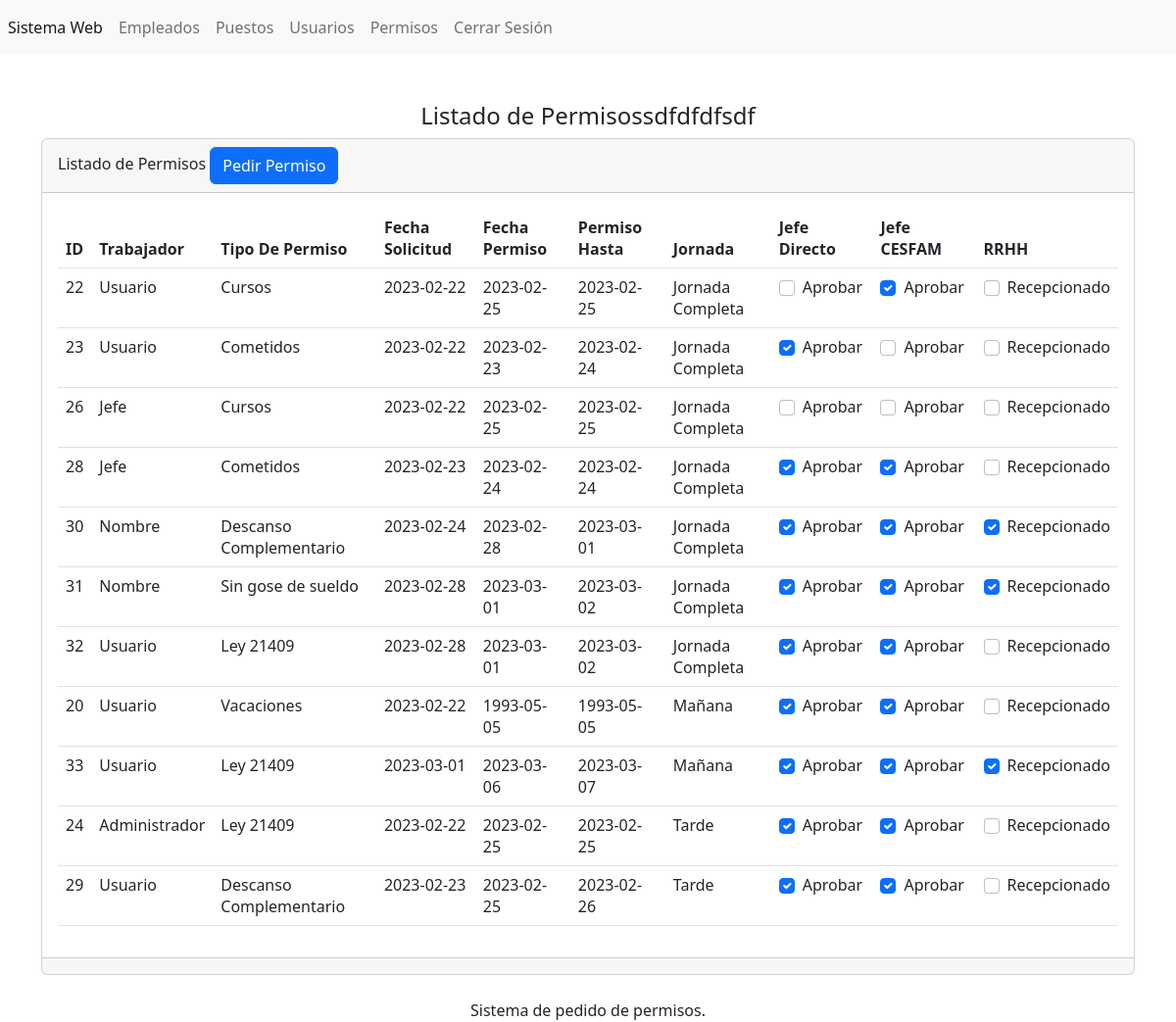
Page /secciones/permisos/index.php (signed in) on the earlier database version.
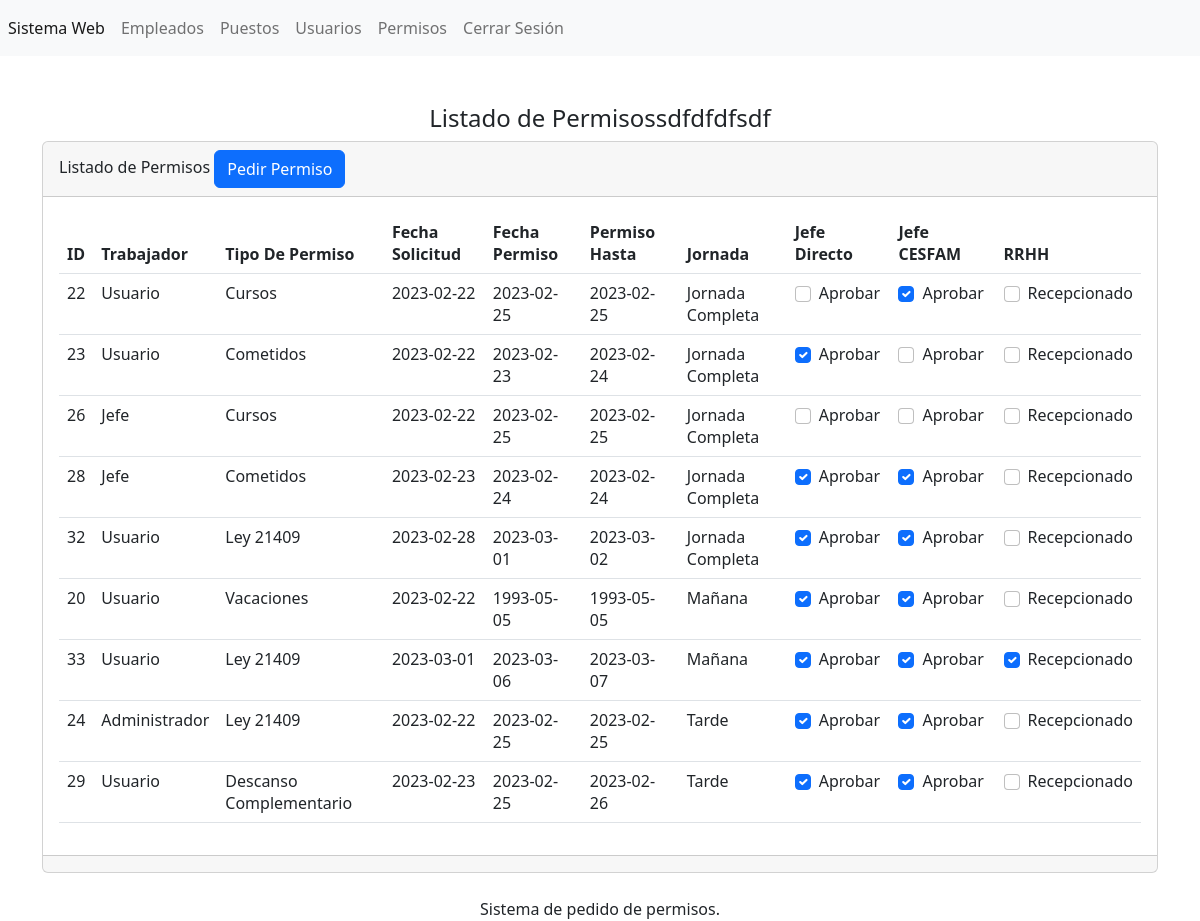
Same page on the later database version.
### tables this page shows
CREATE TABLE `tbl_permisos` (
  `id` int(11) NOT NULL,
  `idempleado` int(11) NOT NULL,
  `idtipopermiso` int(11) NOT NULL,
  `fechasolicitud` date NOT NULL,
  `fechapermiso` date NOT NULL,
  `permisohasta` date NOT NULL,
  `jornada` int(11) NOT NULL,
  `jefedirecto` tinyint(1) NOT NULL,
  `jefecesfam` tinyint(1) NOT NULL,
  `rrhh` tinyint(1) NOT NULL
);

CREATE TABLE `tbl_usuarios` (
  `id` int(11) NOT NULL,
  `usuario` varchar(255) NOT NULL,
  `password` varchar(255) NOT NULL,
  `correo` varchar(255) NOT NULL,
  `rut` int(11) NOT NULL,
  `dv` varchar(1) NOT NULL,
  `nombre` varchar(255) NOT NULL,
  `apellido_pat` varchar(255) NOT NULL,
  `apellido_mat` varchar(255) NOT NULL,
  `tipousuario` int(11) NOT NULL
);

CREATE TABLE `tbl_tipo_permiso` (
  `id` int(11) NOT NULL,
  `tipopermiso` varchar(255) NOT NULL
);

CREATE TABLE `tbl_jornada` (
  `id` int(11) NOT NULL,
  `tipojornada` varchar(255) NOT NULL
);

### secciones/permisos/index.php (the view, shortened to what this page needs)
<?php
session_start();   include("../../bd.php");
$sentencia=$conexion->prepare("
SELECT
    tbl_permisos.id as id,
    tu.nombre,
    tipopermiso,
    fechasolicitud,
    fechapermiso,
    permisohasta,
    tipojornada,
    jefedirecto,
    jefecesfam,
    rrhh
FROM tbl_permisos
         join tbl_tipo_permiso ttp on ttp.id = tbl_permisos.idtipopermiso
         join tbl_jornada tj on tj.id = tbl_permisos.jornada
join tbl_usuarios tu on tu.rut = tbl_permisos.idempleado");
$sentencia->execute();
$lista_tbl_permisos=$sentencia->fetchALL(PDO::FETCH_ASSOC);
?>
<?php
switch($_SESSION['tipousuario']){
case 4:
include("../../templates/admin/header.php");
break;
}
?>
<br><br>
<center><h4> Listado de Permisossdfdfdfsdf </h4></center>
<div class="card">
    <div class="card-header">
        Listado de Permisos <a name="pedir" id="pedir" class="btn btn-primary" href="pedir.php" role="button">Pedir Permiso</a>
    </div>
    <div class="card-body">
<div class="table-responsive-sm">
    <table class="table" id="tabla_id">
        <thead>
            <tr>
                <th scope="col">ID</th>
                <th scope="col">Trabajador</th>
                <th scope="col">Tipo De Permiso</th>
                <th scope="col">Fecha Solicitud</th>
                <th scope="col">Fecha Permiso</th>
                <th scope="col">Permiso Hasta</th>
                <th scope="col">Jornada</th>
                <th scope="col">Jefe Directo</th>
                <th scope="col">Jefe CESFAM</th>
                <th scope="col">RRHH</th>
            </tr>
        </thead>
        <tbody>
        <?php foreach($lista_tbl_permisos as $registro){?>
            <tr class="">
                <td scope="row"><?php echo $registro['id']; ?></td>
                <td><?php echo $registro['nombre']; ?></td>
                <td><?php echo $registro['tipopermiso']; ?></td>
                <td><?php echo $registro['fechasolicitud']; ?></td>
                <td><?php echo $registro['fechapermiso']; ?></td>
                <td><?php echo $registro['permisohasta']; ?></td>
               <td> <?php echo $registro['tipojornada']; ?></td>
                <td>
                    <div class="form-check">
                     <input class="form-check-input check-jefedirecto" type="checkbox" id="jefedirecto" <?php echo $registro['jefedirecto'] ? 'checked' : '' ;?>  data-id="<?php echo $registro['id'];?>">
                    <label class="form-check-label" for="jefedirecto">
                     Aprobar
                     </label>
                    </div>
                </td>
                <td>
                <div class="form-check">
                <input class="form-check-input check-jefecesfam" type="checkbox" id="jefecesfam" <?php echo $registro['jefecesfam'] ? 'checked' : '' ;?>  data-id="<?php echo $registro['id'];?>">
                    <label class="form-check-label" for="jefecesfam">
                  Aprobar
                  </label>
                </div>
                </td>
                <td> <div class="form-check">
                <input class="form-check-input check-rrhh" type="checkbox" id="rrhh" <?php echo $registro['rrhh'] ? 'checked' : '' ;?>  data-id="<?php echo $registro['id'];?>">
                    <label class="form-check-label" for="rrhh">
                  Recepcionado
                  </label>
                </div></td>
            </tr>
            <?php } ?>
        </tbody>
    </table>
</div>
    </div>
    <div class="card-footer text-muted">
    </div>
</div>
<?php include("../../templates/footer.php"); ?>

### templates/admin/header.php (shortened to what this page needs)
<?php
$url_base="http://localhost/salud/";
?>
<!doctype html>
<html lang="es">
<head>
  <link href="https://cdn.jsdelivr.net/npm/bootstrap@5.2.1/dist/css/bootstrap.min.css" rel="stylesheet"
>
    <link rel="stylesheet" type="text/css" href="https://cdn.datatables.net/1.13.2/css/jquery.dataTables.css">
</head>
<body>
  <header>
    <nav class="navbar navbar-expand navbar-light bg-light">
        <ul class="nav navbar-nav">
            <li class="nav-item">
                <a class="nav-link active" href="/salud/" aria-current="page">Sistema Web <span class="visually-hidden">(current)</span></a>
            </li>
            <li class="nav-item">
                <a class="nav-link" href="<?php echo $url_base;?>secciones/empleados/">Empleados</a>
            </li>
            <li class="nav-item">
                <a class="nav-link" href="<?php echo $url_base;?>secciones/puestos/">Puestos</a>
            </li>
            <li class="nav-item">
                <a class="nav-link" href="<?php echo $url_base;?>secciones/usuarios/">Usuarios</a>
            </li>
            <li class="nav-item">
                <a class="nav-link" href="<?php echo $url_base;?>secciones/permisos/">Permisos</a>
            </li>
            <li class="nav-item">
                <a class="nav-link" href="<?php echo $url_base;?>cerrar.php">Cerrar Sesión</a>
            </li>
        </ul>
    </nav>
  </header>
  <main class="container">

### templates/footer.php (shortened to what this page needs)
</main>
  <footer>
<br>
  <center>
    Sistema de pedido de permisos.
  </center>
  </footer>
</body>
</html>

Differences in the rows shown:
removed tbl_permisos: id "30", tbl_usuarios.nombre "Nombre", idtipopermiso.tipopermiso "Descanso Complementario", fechasolicitud "2023-02-24", fechapermiso "2023-02-28", permisohasta "2023-03-01", jornada.tipojornada "Jornada Completa", jefedirecto "☑", jefecesfam "☑", rrhh "☑"
removed tbl_permisos: id "31", tbl_usuarios.nombre "Nombre", idtipopermiso.tipopermiso "Sin gose de sueldo", fechasolicitud "2023-02-28", fechapermiso "2023-03-01", permisohasta "2023-03-02", jornada.tipojornada "Jornada Completa", jefedirecto "☑", jefecesfam "☑", rrhh "☑"
